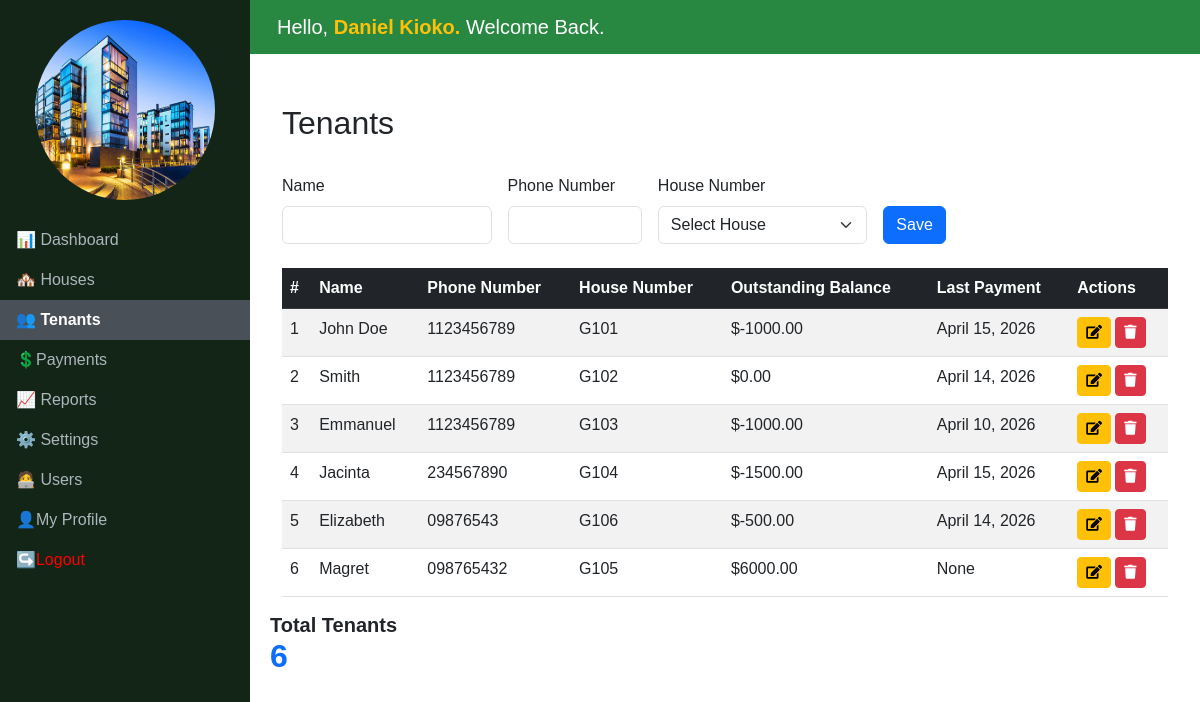
Screenshot of /rentals/tenants/ (signed in) with the database file from the repository.
### authentication/models.py (models this page shows, shortened)
class User(AbstractUser):
    email = models.EmailField(unique=True)
    USERNAME_FIELD = 'email'
    REQUIRED_FIELDS = ['username']  # Username is still required

### rentals/models.py (models this page shows, shortened)
class Tenant(models.Model):
    name = models.CharField(max_length=255)
    phone = models.CharField(max_length=15)
    house = models.OneToOneField('House', on_delete=models.CASCADE, unique=True)
    date_joined = models.DateField(auto_now_add=True)
    def outstanding_balance(self):
        months_since_joining = (date.today().year - self.date_joined.year) * 12 + date.today().month - self.date_joined.month
        total_due = months_since_joining * self.house.monthly_rent
        total_paid = Payment.objects.filter(tenant=self).aggregate(total=Sum('amount_paid'))['total'] or Decimal('0.00')
        return total_due - total_paid
    def last_payment(self):
        last_payment = Payment.objects.filter(tenant=self).order_by('-payment_date').first()
        return last_payment.payment_date if last_payment else None  # Return None instead of a string

class House(models.Model):
    HOUSE_TYPES = [
        ('Bedsitter', 'Bedsitter'),
        ('One Bedroom', 'One Bedroom'),
        ('Two Bedroom', 'Two Bedroom'),
        ('Three Bedroom', 'Three Bedroom'),
    ]
    number = models.CharField(max_length=20, unique=True)
    house_type = models.CharField(max_length=50, choices=HOUSE_TYPES)
    monthly_rent = models.DecimalField(max_digits=10, decimal_places=2)
    is_occupied = models.BooleanField(default=False)

### rentals/views.py (the view, shortened to what this page needs)
# urls.py: path('tenants/', TenantsView.as_view(), name='tenants'),
class TenantsView(LoginRequiredMixin, TemplateView):
    template_name = 'tenants.html'
    def get_context_data(self, **kwargs):
        context = super().get_context_data(**kwargs)
        tenants = Tenant.objects.all()
        for tenant in tenants:
            tenant.outstanding_balance = tenant.outstanding_balance()  # Use model method
            tenant.last_payment = tenant.last_payment()  # Use model method
        context['tenants'] = tenants
        context['total_tenants']=Tenant.objects.all().count()
        context['houses'] = House.objects.filter(is_occupied=False) | House.objects.filter(tenant__isnull=False)
        return context

### rentals/templates/tenants.html (shortened to what this page needs)
{% extends 'base.html' %}
{% block content %}
<div class="container-fluid">
    <div class="row mb-4">
        <h2 class="mt-4">Tenants</h2>
    </div>
    <form method="post" id="tenantForm" class="row g-3 mb-4">
        <div class="col-md-3">
            <label for="tenantName" class="form-label">Name</label>
            <input type="text" class="form-control" id="tenantName" name="tenant_name" required>
        </div>
        <div class="col-md-2">
            <label for="tenantPhone" class="form-label">Phone Number</label>
            <input type="text" class="form-control" id="tenantPhone" name="tenant_phone" required>
        </div>
        <div class="col-md-3">
            <label for="houseNumber" class="form-label">House Number</label>
            <select class="form-select" id="houseNumber" name="house_number" required>
                <option value="" disabled selected>Select House</option>
            </select>
        </div>
        <div class="col-md-2 align-self-end">
            <button type="submit" class="btn btn-primary" id="formSubmitButton">Save</button>
        </div>
    </form>
    <div class="table-responsive">
        <table class="table table-striped table-hover">
            <thead class="table-dark">
                <tr>
                    <th>#</th>
                    <th>Name</th>
                    <th>Phone Number</th>
                    <th>House Number</th>
                    <th>Outstanding Balance</th>
                    <th>Last Payment</th>
                    <th>Actions</th>
                </tr>
            </thead>
            <tbody>
                {% for tenant in tenants %}
                <tr>
                    <td>{{ forloop.counter }}</td>
                    <td>{{ tenant.name|title }}</td>
                    <td>{{ tenant.phone }}</td>
                    <td>{{ tenant.house.number }}</td>
                    <td>${{ tenant.outstanding_balance }}</td>
                    <td>{{ tenant.last_payment }}</td>
                    <td>
                        <button class="btn btn-warning btn-sm btn-edit"
                                data-id="{{ tenant.id }}"
                                data-name="{{ tenant.name }}"
                                data-phone="{{ tenant.phone }}"
                                data-house="{{ tenant.house.number }}">
                            <i class="fa fa-edit" aria-hidden="true"></i>
                        </button>
                        <form action="{% url 'rentals:tenants' %}" method="POST" style="display:inline;">
                            <button type="submit"
                                    class="btn btn-danger btn-sm"
                                    onclick="return confirm('Are you sure you want to delete {{ tenant.name }} of house number {{ tenant.house.number }}?')">
                                <i class="fa fa-trash" aria-hidden="true"></i>
                            </button>
                        </form>
                    </td>
                </tr>
                {% endfor %}
            </tbody>
        </table>
    </div>
</div>
<div class="row mb-4">
    <div class="col-md-3">
        <h5 class="card-title"><strong>Total Tenants</strong></h5>
        <h2 class="text-primary"><strong>{{ total_tenants }}</strong></h2>
    </div>
 </div>
{% endblock %}

### rentals/templates/base.html (shortened to what this page needs)
<!DOCTYPE html>
<html lang="en">
<head>
    <link href="https://cdn.jsdelivr.net/npm/bootstrap@5.3.0-alpha1/dist/css/bootstrap.min.css" rel="stylesheet">
    <link href="https://cdnjs.cloudflare.com/ajax/libs/font-awesome/5.15.4/css/all.min.css" rel="stylesheet">
    {% load static %}
</head>
<body>
    <nav class="sidebar col-md-3 col-lg-2 d-md-block">
        <div class="logo">
            <img src="{% static "images/logo.png" %}" alt="Logo">
        </div>
        {% with current=request.resolver_match.url_name %}
        <ul class="nav flex-column">
            <li class="nav-item">
                <a class="nav-link {% if current == 'dashboard' %}active{% endif %}" href="{% url "rentals:dashboard" %}"> 📊 Dashboard</a>
            </li>
            <li class="nav-item">
                <a class="nav-link {% if current == 'houses' %}active{% endif %}" href="{% url "rentals:houses" %}"> 🏘️ Houses</a>
            </li>
            <li class="nav-item">
                <a class="nav-link {% if current == 'tenants' %}active{% endif %}" href="{% url "rentals:tenants" %}"> 👥 Tenants</a>
            </li>
            <li class="nav-item">
                <a class="nav-link {% if current == 'payments' %}active{% endif %}" href="{% url "rentals:payments" %}">💲Payments</a>
            </li>
            <li class="nav-item">
                <a class="nav-link {% if current == 'reports' %}active{% endif %}" href="{% url "rentals:reports" %}">  📈 Reports</a>
            </li>
            <li class="nav-item">
                <a class="nav-link {% if current == 'settings' %}active{% endif %}" href="{% url "rentals:settings" %}"> ⚙️ Settings</a>
            </li>
            <li class="nav-item">
                {% if user.is_superuser %}
                <a class="nav-link {% if current == 'users' %}active{% endif %}" href="{% url "rentals:users" %}"> 🧑‍💻 Users</a>
                {% else %}
                <a class="nav-link" href="#" onclick="alert('You do not have permission to access the User Management page. Only administrators can manage users.'); return false;"> 🧑‍💻 Users</a>
                {% endif %}
            </li>
            <li class="nav-item">
                <a class="nav-link {% if current == 'profile' %}active{% endif %}" href="{% url "rentals:profile" %}">👤My Profile</a>
            </li>
            <li class="nav-item">
                <form method="post" action="{% url 'auth:logout' %}" style="display: inline;">
                    <button type="submit" class="nav-link" style="background: none; border: 1px; padding: none; color: red; text-decoration: none;">↪️Logout</button>
                </form>
            </li>
        </ul>
        {% endwith %}
    </nav>
    <header class="header">
        <div class="container-fluid d-flex justify-content-between align-items-left">
            <h5 class="m-0">Hello, <b class="text-warning">{{ request.user.first_name }} {{ request.user.last_name }}. </b>Welcome Back.</h5>
        </div>
    </header>
    <main class="main-content">
        {% block content %}{% endblock %}
    </main>
</body>
</html>

### rentals/templates/base.html (style rules this page uses)
body { margin: 0; font-family: Arial, sans-serif; }
.sidebar { width: 250px; height: 100vh; position: fixed; top: 0; left: 0; background-color: rgb(18, 37, 23); color: #fff; }
.sidebar .nav-link { color: #adb5bd; }
.sidebar .nav-link.active, .sidebar .nav-link:hover { color: #fff; background-color: #495057; }
.sidebar .nav-link.active { font-weight: 600; }
.sidebar .logo { text-align: center; padding: 20px 0; }
.sidebar .logo img { width: 180px; height: 180px; border-radius: 50%; }
.header { background-color:rgb(40, 136, 66); color: #fff; padding: 15px; position: fixed; top: 0; left: 250px; right: 0; z-index: 1030; }
.main-content { margin-top: 60px; margin-left: 250px; padding: 20px; }

### rows the page displays
User: user.first_name "Daniel", user.last_name "Kioko"
Tenant: name "John Doe", phone "1123456789", house.number "G101", outstanding_balance "-1000.00", last_payment "April 15, 2026"
Tenant: name "Smith", phone "1123456789", house.number "G102", outstanding_balance "0.00", last_payment "April 14, 2026"
Tenant: name "Emmanuel", phone "1123456789", house.number "G103", outstanding_balance "-1000.00", last_payment "April 10, 2026"
Tenant: name "Jacinta", phone "234567890", house.number "G104", outstanding_balance "-1500.00", last_payment "April 15, 2026"
Tenant: name "Elizabeth", phone "09876543", house.number "G106", outstanding_balance "-500.00", last_payment "April 14, 2026"
Tenant: name "Magret", phone "098765432", house.number "G105", outstanding_balance "6000.00", last_payment "None"

### other values shown
{{ total_tenants }} "6"
